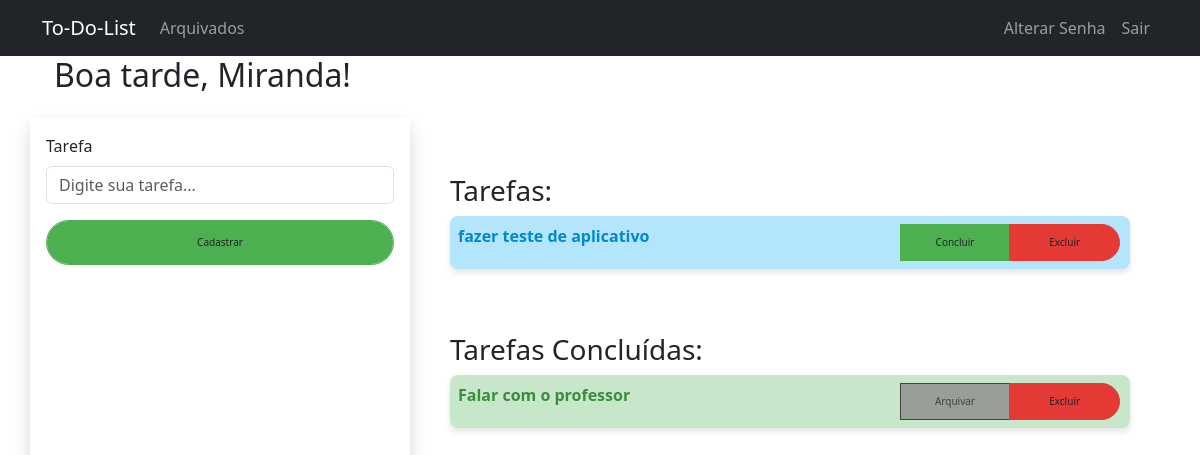
The app's page / (signed in), older data.
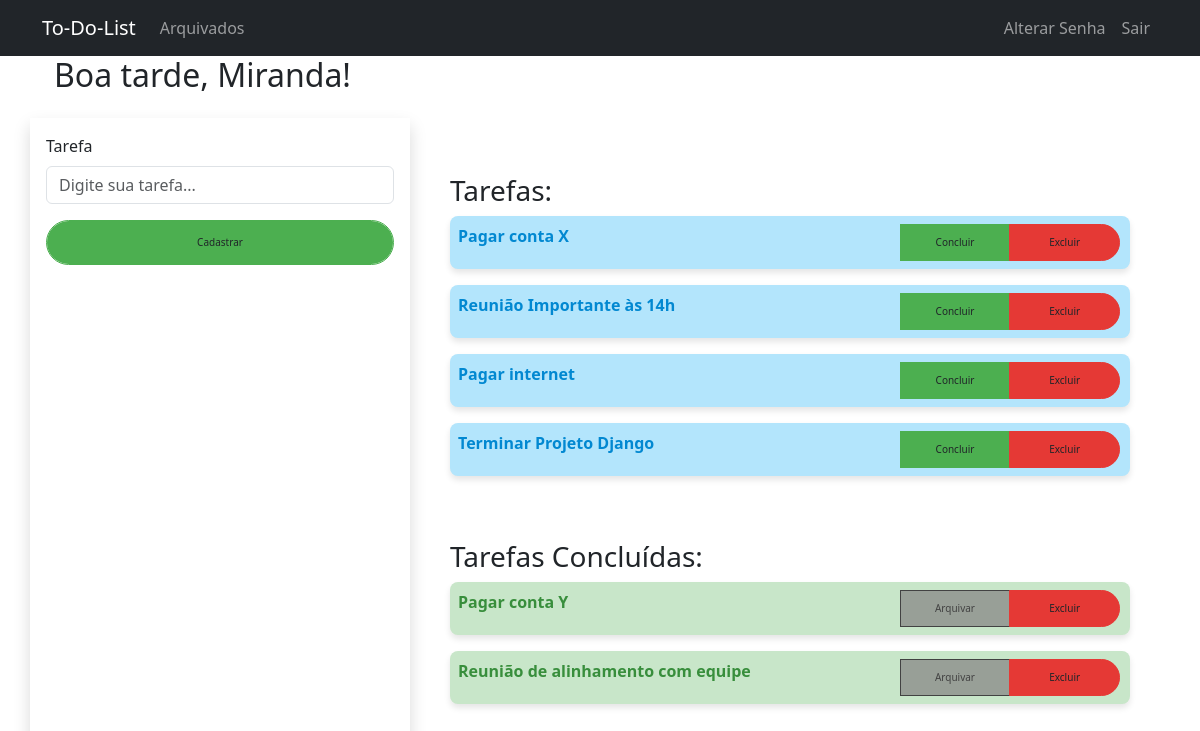
The same page, newer data.
### to_do_lists/models.py (models this page shows)
class Tarefa(models.Model):
    user = models.ForeignKey(User, on_delete=models.CASCADE)
    tarefa = models.CharField(max_length=50)
    concluido = models.BooleanField(default=False)
    arquivada = models.BooleanField(default=False)
    def __str__(self):
        return self.tarefa

### to_do_lists/views.py (the view)
# urls.py: path('', views.index, name='index'),
@never_cache
def index(request):
    response = render(request, 'to_do_lists/index.html')
    if request.user.is_authenticated:
        response['Cache-Control'] = 'no-cache, no-store, must-revalidate'
        response['Pragma'] = 'no-cache'
        response['Expires'] = '0'
        tarefas_total = Tarefa.objects.filter(user=request.user)
        if tarefas_total is not None:
            tarefas_concluidas = []
            tarefas_nao_concluidas = []
            for tarefa in tarefas_total:
                if tarefa.concluido == True and tarefa.arquivada == False:
                    tarefas_concluidas.append(tarefa)
                else:
                    if tarefa.arquivada == False:
                        tarefas_nao_concluidas.append(tarefa)
        else:
            tarefas_concluidas = None
            tarefas_nao_concluidas = None
        if request.method == 'POST':
            form = TarefaForm(request.POST)
            if form.is_valid():
                user = request.user
                tarefa = form.cleaned_data['tarefa']
                concluido = False
                new_tarefa = Tarefa.objects.create(user=user, tarefa=tarefa, concluido=concluido)
                new_tarefa.save()
                return redirect('index')
            else:
                context = {'form':form,
                            'tarefas_concluidas': tarefas_concluidas,
                            'tarefas_nao_concluidas': tarefas_nao_concluidas,
                        }
                response = render(request, 'to_do_lists/index.html', context)
                return response
        else:
            form = TarefaForm()
            context = {'form':form,
                        'tarefas_concluidas': tarefas_concluidas,
                        'tarefas_nao_concluidas': tarefas_nao_concluidas,
                    }
            return render(request, 'to_do_lists/index.html', context)
    else:
        return response

### to_do_lists/forms.py
class TarefaForm(forms.Form):
    tarefa = forms.CharField(
        max_length=50,
        required=True,
        widget=forms.TextInput(
            attrs={
                'id': 'id_tarefa',
                'class': 'form-control',
                'placeholder': 'Digite sua tarefa...',
            }
        )
        )

### to_do_lists/templates/to_do_lists/index.html (shortened to what this page needs)
{% extends "to_do_lists/base.html" %}
{% load static %}
{% block content %}
{% if user.is_authenticated %}
<div class="col-12 container">
    <h2 id="welcome-message" data-username="{{ user.username }}">
    </h2>
</div>
<div class="row">
    <form method="post" class="shadow p-3 mt-3 col-12 col-md-4">
        <div class="mb-3">
            <label for="id_tarefa" class="form-label">Tarefa</label>
            {{ form.tarefa }}
        </div>
        <button type="submit" class="form-control btn btn-primaryv2">Cadastrar</button>
    </form>
    <div class="mt-3 p-4 col-12 col-md-8">
        <div class="p-3 mt-3 col-12">
            <h3>Tarefas:</h3>
            {% if tarefas_nao_concluidas %}
                {% for tarefa in tarefas_nao_concluidas %}
                <div class="mb-3 col-12 text-bg-primaryv2 p-2 input-group">
                    <span class="col-8">{{ tarefa.tarefa }}</span>
                    <a class="btn btn-concluir col-2" href="{% url 'concluir' id=tarefa.id %}">Concluir</a>
                    <a class="btn btn-dangerv2 col-2" href="{% url 'excluir' id=tarefa.id %}">Excluir</a>
                </div>
                {% endfor %}
            {% else %}
                <p>Não há tarefas cadastradas.</p>
            {% endif %}
        </div>
        <div class="p-3 mt-3 col-12">
            <h3>Tarefas Concluídas:</h3>
            {% if tarefas_concluidas %}
                {% for tarefa in tarefas_concluidas %}
                <div class="mb-3 col-12 text-bg-infov2 p-2 input-group">
                    <span class="col-8">{{ tarefa }}</span>
                    <a class="btn btn-archived col-2" href="{% url 'arquivar_tarefa' tarefa_id=tarefa.id %}">Arquivar</a>
                    <a class="btn btn-dangerv2 col-2" href="{% url 'excluir' id=tarefa.id %}">Excluir</a>
                </div>
                {% endfor %}
            {% else %}
                <p>Não há tarefas Concluídas.</p>
            {% endif %}
        </div>
    </div>
</div>
{% endif %}
<link rel="stylesheet" href="{% static 'css/styles.css' %}">
{% endblock content %}

### to_do_lists/templates/to_do_lists/base.html (shortened to what this page needs)
<!DOCTYPE html>
{% load static %}
<html lang="ptbr">
<html>
    <head>
        <link href="{% static 'css/bootstrap.min.css' %}" rel="stylesheet">
    </head>
    <body>
        <header>
            <nav class="navbar navbar-expand-lg bg-dark" data-bs-theme="dark">
                <div class="container">
                  <a class="navbar-brand" href="{% url 'index' %}">To-Do-List</a>
                  <div class="collapse navbar-collapse" id="navbarNav">
                    <ul class="navbar-nav">
                      {% if user.is_authenticated %}
                        <li class="nav-item">
                          <a class="nav-link" href="{% url 'tarefas_arquivadas' %}">Arquivados</a>
                        </li>
                      {% endif %}
                    </ul>
                    <ul class="navbar-nav ms-auto">
                      {% if user.is_authenticated %}
                        <li class="nav-item">
                          <a class="nav-link" href="{% url 'reset_pass' %}">Alterar Senha</a>
                        </li>
                        <li class="nav-item">
                            <a class="nav-link" href="{% url 'logout_page' %}">Sair</a>
                        </li>
                      {% endif %}
                    </ul>
                  </div>
                </div>
              </nav>
        </header>
        <div class="container">
            {% block content %}
            {% endblock content %}
        </div>
    </body>
</html>

### static/css/styles.css (style rules this page uses)
.text-bg-primaryv2 { background-color: #b3e5fc; color: #0288d1; border-radius: 8px; padding: 10px; margin-bottom: 10px; box-shadow: 0 4px 6px rgba(0, 0, 0, 0.1); transition: transform 0.2s ease-in-out, box-shadow 0.2s ease-in-out; }
.text-bg-primaryv2 span { font-weight: bold; }
.text-bg-infov2 { background-color: #c8e6c9; color: #388e3c; border-radius: 8px; padding: 10px; margin-bottom: 10px; box-shadow: 0 4px 6px rgba(0, 0, 0, 0.1); transition: transform 0.2s ease-in-out, box-shadow 0.2s ease-in-out; }
.text-bg-infov2 span { font-weight: bold; }
.btn-primaryv2 { background-color: #4caf50; border-color: #4caf50; border-radius: 25px; padding: 14px 20px; transition: background-color 0.3s ease, transform 0.3s ease; font-size: 10px; }
.btn-concluir { background-color: #4caf50; border-color: #4caf50; border-radius: 25px; padding: 10px 20px; transition: background-color 0.3s ease, transform 0.3s ease; font-size: 10px; }
.btn-dangerv2 { background-color: #e53935; border-color: #e53935; border-radius: 25px; padding: 10px 20px; transition: background-color 0.3s ease, transform 0.3s ease; font-size: 10px; }
.btn-archived { background-color:rgba(136, 135, 135, 0.75); border-color:rgb(66, 66, 66); border-radius: 25px; padding: 10px 20px; font-size: 10px; color: #424242; transition: background-color 0.3s ease, transform 0.3s ease; }

Row changes from the older to the newer data that the page shows:
no longer on this page (row edited): Tarefa: tarefa "fazer teste de aplicativo", shown under "Tarefas:"
removed Tarefa: tarefa "Falar com o professor", shown under "Tarefas Concluídas:"
added Tarefa: tarefa "Pagar conta X", shown under "Tarefas:"
added Tarefa: tarefa "Reunião Importante às 14h", shown under "Tarefas:"
added Tarefa: tarefa "Pagar internet", shown under "Tarefas:"
added Tarefa: tarefa "Terminar Projeto Django", shown under "Tarefas:"
added Tarefa: tarefa "Pagar conta Y", shown under "Tarefas Concluídas:"
added Tarefa: tarefa "Reunião de alinhamento com equipe", shown under "Tarefas Concluídas:"
